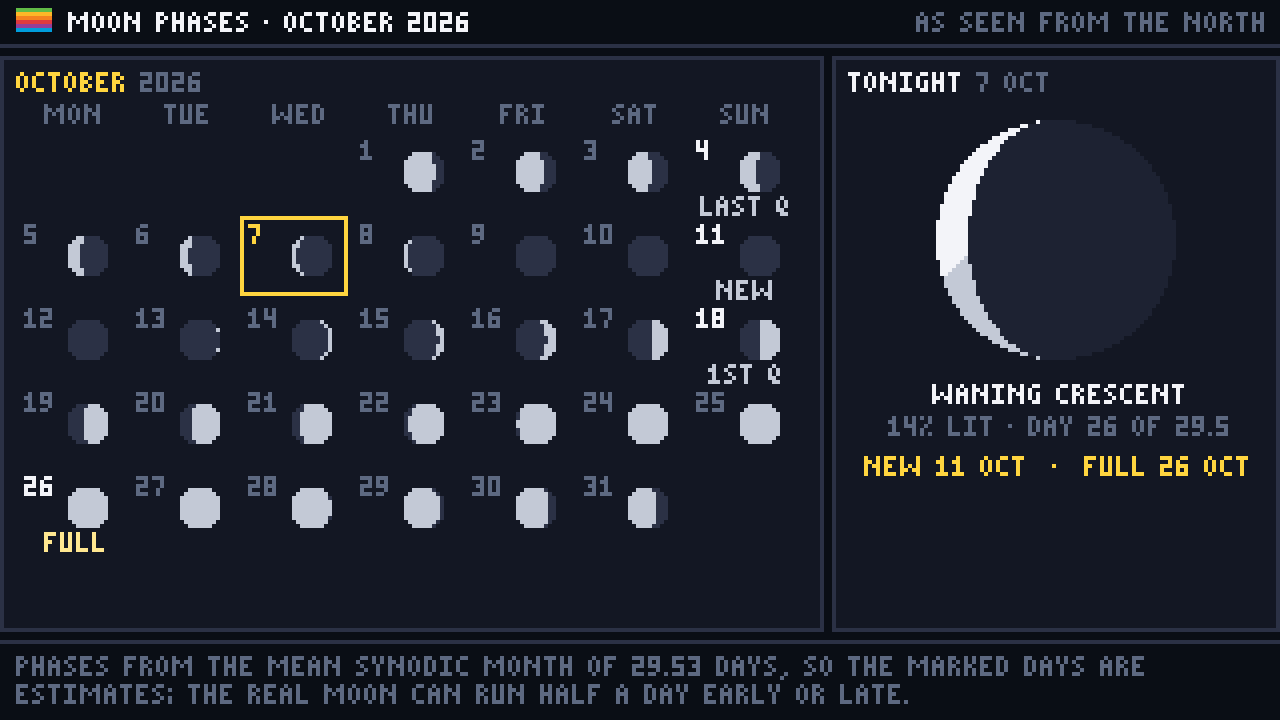

Write Python code to recreate this figure.
"""Moon phases for October 2026: a calendar of computed moons, the four principal phases marked, and
tonight's moon drawn large with its maria."""

import calendar
import math
from datetime import datetime, timedelta, timezone
from pathlib import Path

from pixelkit import Canvas

SYNODIC = 29.530588853
NEW_MOON = datetime(2000, 1, 6, 18, 14, tzinfo=timezone.utc)
NOW = datetime(2026, 10, 7, 20, 15, tzinfo=timezone.utc)
MARIA = [(-0.32, -0.28, 0.26), (0.18, -0.12, 0.2), (-0.12, 0.22, 0.24), (0.36, 0.34, 0.12), (0.05, -0.45, 0.1)]
NAMES = [(0.03, "NEW MOON"), (0.22, "WAXING CRESCENT"), (0.28, "FIRST QUARTER"), (0.47, "WAXING GIBBOUS"),
         (0.53, "FULL MOON"), (0.72, "WANING GIBBOUS"), (0.78, "LAST QUARTER"), (0.97, "WANING CRESCENT"),
         (1.0, "NEW MOON")]


def phase(when: datetime) -> float:
    return ((when - NEW_MOON).total_seconds() / 86400 % SYNODIC) / SYNODIC


def events(year: int, month: int):
    """Date of each principal phase in the month, by interpolating between noons."""
    out = {}
    start = datetime(year, month, 1, tzinfo=timezone.utc) - timedelta(days=1)
    for k in range(33):
        a, b = start + timedelta(days=k), start + timedelta(days=k + 1)
        pa, pb = phase(a), phase(b)
        if pb < pa:
            pb += 1
        for q, name in ((0.0, "NEW"), (0.25, "1ST Q"), (0.5, "FULL"), (0.75, "LAST Q"), (1.0, "NEW")):
            if pa < q <= pb:
                when = a + (b - a) * ((q - pa) / (pb - pa))
                if when.month == month:
                    out[when.day] = name
    return out


def moon(c, cx, cy, r, p, *, detail=False):
    """A moon disc lit for phase p (0 new, 0.5 full), lit side on the right while waxing."""
    k = math.cos(2 * math.pi * p)
    for py in range(int(cy - r) - 1, int(cy + r) + 2):
        for px in range(int(cx - r) - 1, int(cx + r) + 2):
            dx, dy = (px + 0.5 - cx) / r, (py + 0.5 - cy) / r
            if dx * dx + dy * dy >= 1:
                continue
            edge = k * math.sqrt(1 - dy * dy)
            lit = dx > edge if p < 0.5 else dx < -edge
            if lit:
                sea = detail and any((dx - mx) ** 2 + (dy - my) ** 2 < mr * mr for mx, my, mr in MARIA)
                colour = "muted" if sea else "white" if detail and (dx + dy) < -0.6 else "text"
            else:
                colour = "raised" if detail else "line"
            c.px(px, py, colour)


c = Canvas(preset="wide")
top = c.header("MOON PHASES · OCTOBER 2026", right="AS SEEN FROM THE NORTH")
bottom = c.footer("PHASES FROM THE MEAN SYNODIC MONTH OF 29.53 DAYS, SO THE MARKED DAYS ARE ESTIMATES; THE REAL "
                  "MOON CAN RUN HALF A DAY EARLY OR LATE.")
cal = c.panel(0, top + 1, 206, bottom - top - 3, "OCTOBER", color="gold", sub="2026")
marks = events(2026, 10)
cw, ch = 28, 21
for i, day in enumerate(("MON", "TUE", "WED", "THU", "FRI", "SAT", "SUN")):
    c.text(cal.x + i * cw + cw // 2, cal.y, day, "dim", align="center")
first = datetime(2026, 10, 1).weekday()
for day in range(1, calendar.monthrange(2026, 10)[1] + 1):
    slot = first + day - 1
    x, y = cal.x + (slot % 7) * cw, cal.y + 8 + (slot // 7) * ch
    noon = datetime(2026, 10, day, 12, tzinfo=timezone.utc)
    today = day == NOW.day
    if today:
        c.box(x, y - 1, cw - 1, ch - 1, "gold")
    c.text(x + 2, y + 1, str(day), "gold" if today else "white" if day in marks else "dim")
    moon(c, x + cw / 2 + 4, y + 9, 5.5, phase(noon))
    if day in marks:
        c.text(x + cw // 2, y + 15, marks[day], c.light("gold") if marks[day] == "FULL" else "text", align="center")

tonight = c.panel(208, top + 1, 112, bottom - top - 3, "TONIGHT", color="white", sub="7 OCT")
p = phase(NOW)
moon(c, tonight.cx, tonight.y + 34, 30, p, detail=True)
name = next(n for limit, n in NAMES if p < limit)
c.text(tonight.cx, tonight.y + 70, name, "white", align="center")
c.text(tonight.cx, tonight.y + 78, f"{(1 - math.cos(2 * math.pi * p)) / 2:.0%} LIT · DAY {p * SYNODIC:.0f} OF 29.5",
       "dim", align="center")
upcoming = sorted((d, n) for d, n in marks.items() if d > NOW.day and n in ("NEW", "FULL"))
c.text(tonight.cx, tonight.y + 88, "  ·  ".join(f"{n} {d} OCT" for d, n in upcoming), "gold", align="center")

c.save(Path(__file__).with_suffix(".png"))
